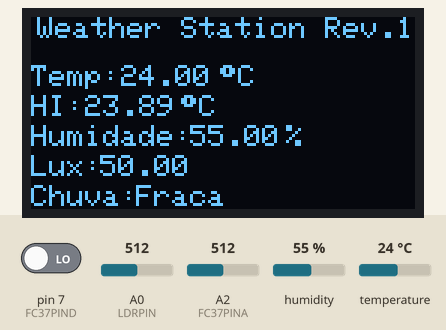
This sketch was run on a simulated Arduino Uno, built with avr-gcc and run on an emulated ATmega328P. Parts: 128×64 one-colour display. The test bench sets the inputs (shaded band); at power-on: humidity 55 %, A2 (FC37PINA) = 512, A0 (LDRPIN) = 512, pin 7 (FC37PIND) LOW, temperature 24 °C.

Above: at 2.7 s.
2.8 s: humidity set to 22 %
At 5.1 s:
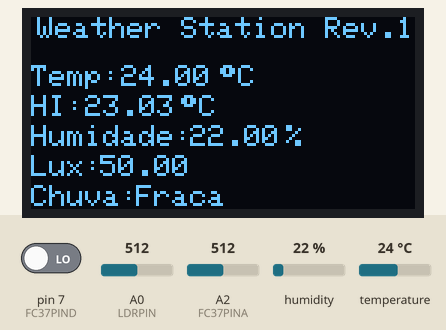
5.8 s: A2 (FC37PINA) set to 351
8.8 s: A2 (FC37PINA) set to 335
At 10.8 s:
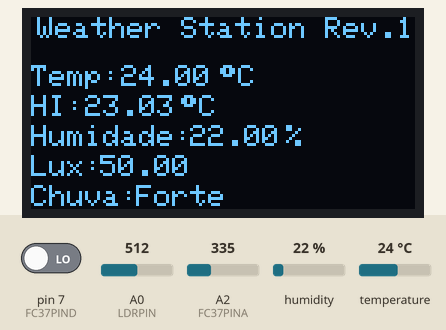
11.8 s: A0 (LDRPIN) set to 716
At 12.7 s:
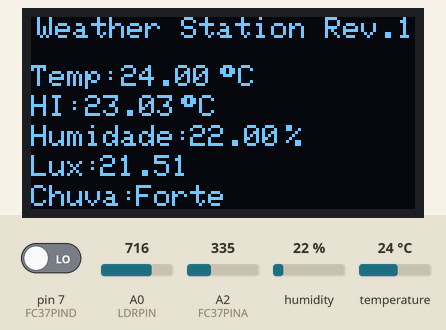
14.8 s: pin 7 (FC37PIND) driven HIGH
At 17.6 s:
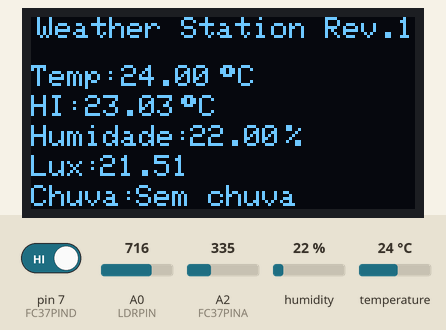
17.9 s: temperature set to 12 °C
At 19.5 s:
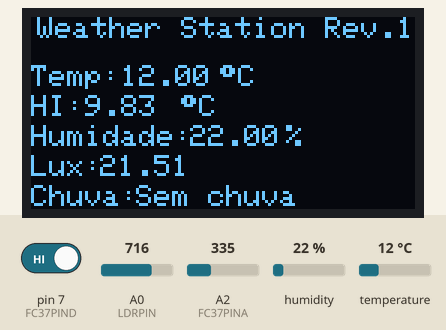
Timing chart, 0 to 21.0 s (numbered marks = the images above; inputs shaded):
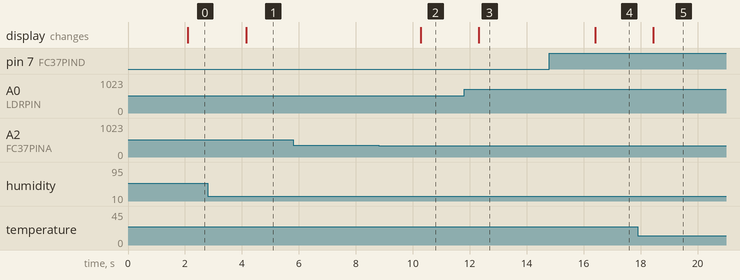

The sketch:

se_02.ino
```cpp
//LIVRARIAS
#include <DHT.h>
#include <Wire.h>
#include <Adafruit_GFX.h>
#include <Adafruit_SSD1306.h>

#define DHTPIN 2          //pin DHT sensor
#define DHTTYPE DHT22     //tipo de sensor
#define OLED_ADDR   0x3C  // endereço i2c oled
#define LDRPIN A0         //pin DHT sensor
#define FC37PINA A2       //pin FC37 analogico sensor
#define FC37PIND 7        //pin FC37 digital sensor

DHT dht(DHTPIN, DHTTYPE); //instacia sensor

// reset pin not used on 4-pin OLED module
Adafruit_SSD1306 display(-1);  // -1 = no reset pin

// 128 x 64 pixel display
#if (SSD1306_LCDHEIGHT != 64)
#error("Height incorrect, please fix Adafruit_SSD1306.h!");
#endif

//VARIAVEIS
/*  RL=500/lux
 *  V0=5*(RL/(RL+R))
 *  V0=LDR_value*ADC_value
 *  lux=(250/V0)-50
 */
float humidityValue = 0;      // humidade
float temperatureValue = 0;   // temperatura
float heatIndexValue = 0;     // heat index
float lightValue = 0;         // light value
float luxValue = 0;           // lux value
float adcValue =0.0048828125;
int rainMax = 1024;           // rain max value
int rainMin = 0;              // rain min value
int rainValue = 0;            // rain value
int rainMap = 0;              // rain converted map values
String rainDescription;       // rain description

void setup() {
  display.begin(SSD1306_SWITCHCAPVCC, OLED_ADDR);
  display.clearDisplay();

  display.setTextSize(1);
  display.setTextColor(WHITE);
  display.setCursor(2,0);
  display.print("Weather Station Rev.1");
  display.setCursor(4,18);
  display.print("A iniciar sistema...");
  display.setCursor(20,32);
  display.print("Lendo dados...");

  display.display();

  pinMode(FC37PIND, INPUT);

  dht.begin();

/*  Serial.begin(9600);
  Serial.println(F("teste leituras:"));*/
}

void loop() {
  delay(2000); // dois segundos entre as medições (dth22 specs)

  humidityValue = dht.readHumidity(); // valor humidade em celcius
  temperatureValue = dht.readTemperature(); // valor temperatura celcius
  lightValue = analogRead(LDRPIN);
  luxValue = (250.000000/(adcValue * lightValue))- 50.000000; // formula p conversao para lux
  rainValue = analogRead(FC37PINA);
  rainMap = map(rainValue, rainMin, rainMax, 0, 3);

  // valida valores de sensores.
  if (isnan(humidityValue) || isnan(temperatureValue)) {
    display.clearDisplay();
    display.setCursor(0,32);
    display.print("Falha na leitura de sensor (DHT)!");
    display.display();
    return;
  }
  // calcula heat index em celcius
  heatIndexValue = dht.computeHeatIndex(temperatureValue, humidityValue, false);

  // le valor digital
  if (digitalRead(FC37PIND) == HIGH){ //seco
    rainDescription = "Sem chuva";
  } else {
    switch (rainMap) {
      case 0:
        rainDescription = "Forte";
        break;
      case 1:
        rainDescription = "Fraca";
        break;
    }
  }

  ScreenUpdate(temperatureValue, humidityValue, heatIndexValue, luxValue, rainDescription);

/* DEBUG
 *Serial.print(F("Humidity: "));
  Serial.print(humidityValue);
  Serial.print(F("%  Temperature: "));
  Serial.print(temperatureValue);
  Serial.print(F("°C "));
  Serial.print(F("  Heat index: "));
  Serial.print(heatIndexValue);
  Serial.print(F("°C "));
  Serial.print(lightValue);
  Serial.print(F("ldr "));
  Serial.print(rainValue);
  Serial.println(F(" rain "));
  Serial.print("sensor: ");
  Serial.print(rainValue);
  Serial.print(" Mapa: ");
  Serial.print(rainMap);
  Serial.print(" Texto: ");
  Serial.println(rainDescription);*/
}

void ScreenUpdate(float tempValue,float humValue, float heatIndex, float luxValue, String precipValue){
  display.clearDisplay();

  display.setTextSize(1);
  display.setTextColor(WHITE);

  // header
  display.setCursor(2,0);
  display.print("Weather Station Rev.1");

  // temperatura
  display.setCursor(0,16);
  display.print("Temp:");
  display.setCursor(30,16);
  display.print(tempValue, 2);
  display.setCursor(63,16);
  display.print((char)247);
  display.setCursor(69,16);
  display.print("C");

  // heat index
  display.setCursor(0,26);
  display.print("HI:");
  display.setCursor(18,26);
  display.print(heatIndex, 2);
  display.setCursor(50,26);
  display.print((char)247);
  display.setCursor(56,26);
  display.print("C");

  // humidade
  display.setCursor(0,36);
  display.print("Humidade:");
  display.setCursor(53,36);
  display.print(humValue, 2);
  display.setCursor(85,36);
  display.print("%");

  // lux
  display.setCursor(0,46);
  display.print("Lux:");
  display.setCursor(23,46);
  display.print(luxValue, 2);

  // precipitacao
  display.setCursor(0,56);
  display.print("Chuva:");
  display.setCursor(35,56);
  display.print(precipValue);

  display.display();
}
```

Measured:
- the behaviour switches between 342 and 341 on A2 (FC37PINA) (found by bisection; images 1 and 2)
- after the input at 2.8 s, the display: changes after 1.3 s (image 1)
- after the input at 5.8 s, every drawn part: stays the same
- after the input at 8.8 s, the display: changes after 1.5 s (image 2)
- after the input at 11.8 s, the display: changes after 0.52 s (image 3)
- after the input at 14.8 s, the display: changes after 1.6 s (image 4)
- after the input at 17.9 s, the display: changes after 0.54 s (image 5)
